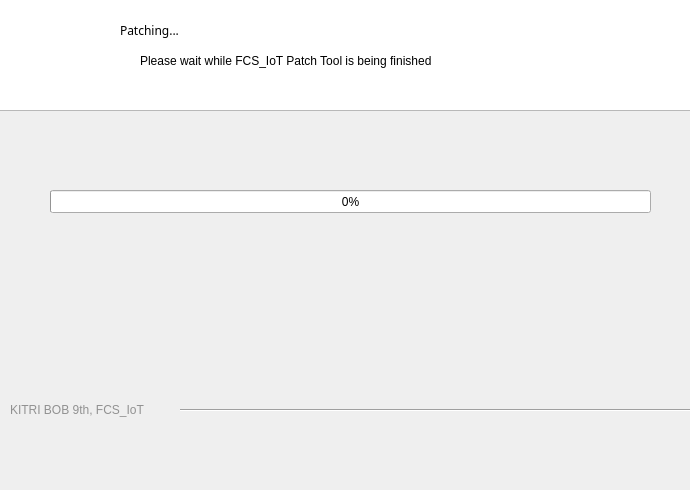
<?xml version="1.0" encoding="UTF-8"?>
<ui version="4.0">
 <class>Dialog</class>
 <widget class="QDialog" name="Dialog">
  <property name="geometry">
   <rect>
    <x>0</x>
    <y>0</y>
    <width>690</width>
    <height>490</height>
   </rect>
  </property>
  <property name="minimumSize">
   <size>
    <width>690</width>
    <height>490</height>
   </size>
  </property>
  <property name="maximumSize">
   <size>
    <width>690</width>
    <height>490</height>
   </size>
  </property>
  <property name="windowTitle">
   <string>FCS_IoT Patch Tool v.1.0</string>
  </property>
  <widget class="QProgressBar" name="pbar">
   <property name="geometry">
    <rect>
     <x>50</x>
     <y>190</y>
     <width>601</width>
     <height>23</height>
    </rect>
   </property>
   <property name="layoutDirection">
    <enum>Qt::LeftToRight</enum>
   </property>
   <property name="inputMethodHints">
    <set>Qt::ImhNone</set>
   </property>
   <property name="value">
    <number>0</number>
   </property>
   <property name="orientation">
    <enum>Qt::Horizontal</enum>
   </property>
  </widget>
  <widget class="QListWidget" name="listWidget">
   <property name="geometry">
    <rect>
     <x>-10</x>
     <y>-20</y>
     <width>701</width>
     <height>131</height>
    </rect>
   </property>
  </widget>
  <widget class="QLabel" name="label_logo">
   <property name="geometry">
    <rect>
     <x>10</x>
     <y>-10</y>
     <width>101</width>
     <height>111</height>
    </rect>
   </property>
   <property name="text">
    <string>&lt;html&gt;&lt;head/&gt;&lt;body&gt;&lt;p&gt;&lt;img src=&quot;:/newPrefix/100.png&quot;/&gt;&lt;/p&gt;&lt;/body&gt;&lt;/html&gt;</string>
   </property>
  </widget>
  <widget class="QLabel" name="label_6">
   <property name="geometry">
    <rect>
     <x>120</x>
     <y>10</y>
     <width>381</width>
     <height>41</height>
    </rect>
   </property>
   <property name="font">
    <font>
     <family>Arial Rounded MT Bold</family>
     <pointsize>9</pointsize>
     <weight>50</weight>
     <italic>false</italic>
     <bold>false</bold>
    </font>
   </property>
   <property name="styleSheet">
    <string notr="true">
font: 9pt &quot;Arial Rounded MT Bold&quot;;</string>
   </property>
   <property name="text">
    <string>Patching...</string>
   </property>
   <property name="alignment">
    <set>Qt::AlignLeading|Qt::AlignLeft|Qt::AlignVCenter</set>
   </property>
  </widget>
  <widget class="QLabel" name="label_7">
   <property name="geometry">
    <rect>
     <x>140</x>
     <y>40</y>
     <width>461</width>
     <height>41</height>
    </rect>
   </property>
   <property name="font">
    <font>
     <family>Arial</family>
     <pointsize>9</pointsize>
     <weight>9</weight>
     <italic>false</italic>
     <bold>false</bold>
    </font>
   </property>
   <property name="styleSheet">
    <string notr="true">font: 75 9pt &quot;Arial&quot;;</string>
   </property>
   <property name="text">
    <string>Please wait while FCS_IoT Patch Tool is being finished</string>
   </property>
   <property name="alignment">
    <set>Qt::AlignLeading|Qt::AlignLeft|Qt::AlignVCenter</set>
   </property>
  </widget>
  <widget class="QLabel" name="label_2">
   <property name="geometry">
    <rect>
     <x>10</x>
     <y>400</y>
     <width>171</width>
     <height>21</height>
    </rect>
   </property>
   <property name="styleSheet">
    <string notr="true">QPalette textPalette;
textPalette.setBrush( QPalette::WindowText, QBrush( QColor(211, 211, 211 )));
m_pTextLabel-&gt;setPalette( textPalette );</string>
   </property>
   <property name="text">
    <string>&lt;html&gt;&lt;head/&gt;&lt;body&gt;&lt;p&gt;&lt;span style=&quot; color:#919191;&quot;&gt;KITRI BOB 9th, FCS_IoT&lt;/span&gt;&lt;/p&gt;&lt;/body&gt;&lt;/html&gt;</string>
   </property>
  </widget>
  <widget class="Line" name="line">
   <property name="geometry">
    <rect>
     <x>180</x>
     <y>400</y>
     <width>511</width>
     <height>20</height>
    </rect>
   </property>
   <property name="orientation">
    <enum>Qt::Horizontal</enum>
   </property>
  </widget>
 </widget>
 <resources/>
 <connections/>
</ui>
